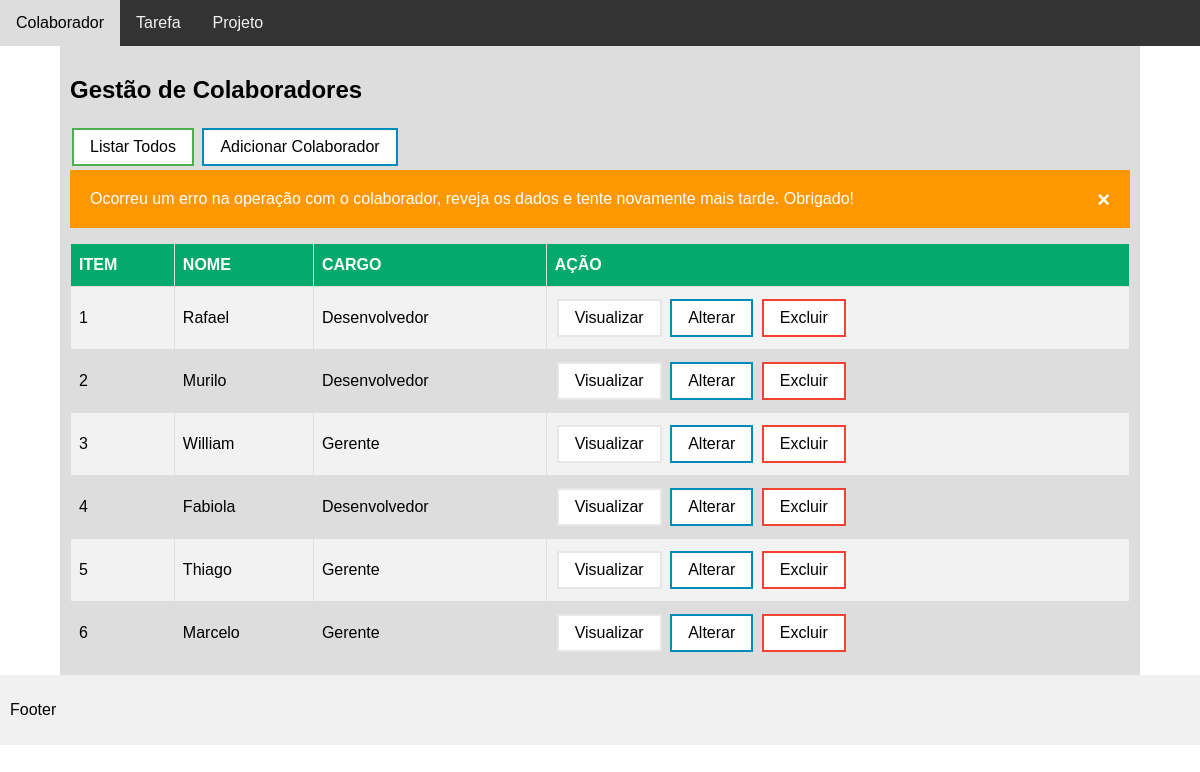
The page /index.php?pagina=colaborador.php&acao=listar&mensagem=erro on the database its author committed.
### tables this page shows
create table Colaboradores(
	id int primary key auto_increment,
    nome varchar(45),
    cargo varchar(45),
    cpf varchar(45)
);

### Model/Myconnect.php (called while the page is built, shortened)
<?php
class Myconnect{
    private $username = "root";
    private $password = "";
    public function __construct()
    {
        try{
            $this->conn = new PDO('mysql:host=localhost;dbname=LabProject', $this->username, $this->password);
            $this->conn->setAttribute(PDO::ATTR_ERRMODE, PDO::ERRMODE_EXCEPTION);
            return $this->conn;
        }catch(PDOException $e) {
            echo 'ERROR: ' . $e->getMessage();
        }
    }
}

### Model/Colaborador.php (called while the page is built, shortened)
<?php
require_once ("Myconnect.php");
class Colaborador extends Myconnect{
    public function listar(){
        $stmt = $this->conn->prepare("SELECT * FROM colaboradores");
        $stmt->execute();
        $result = $stmt->fetchAll(PDO :: FETCH_ASSOC);
        return $result;
    }
}

### colaborador.php (the view, shortened to what this page needs)
<?php
require_once("./Model/Colaborador.php");
$colab1 = new Colaborador();
?>
<div>
<h2>Gestão de Colaboradores</h2>
<a href="index.php?pagina=colaborador.php&acao=listar"><button class="button button1">Listar Todos</button></a>
<a href="index.php?pagina=colaborador.php&acao=inserir"><button class="button button2">Adicionar Colaborador</button></a>
</div>
<?php
if(isset($_GET["mensagem"]) && !empty($_GET["mensagem"])){
    $mensagem = $_GET["mensagem"];
    if($mensagem=="sucesso"){
    ?>
        <div class="alert success">
        <span class="closebtn" onclick="this.parentElement.style.display='none';">&times;</span>
        Operação realizada com sucesso!!!.
        </div>
    <?php
    }else{
        ?>
        <div class="alert warning">
        <span class="closebtn" onclick="this.parentElement.style.display='none';">&times;</span>
        Ocorreu um erro na operação com o colaborador, reveja os dados e tente novamente mais tarde. Obrigado!
        </div>
        <?php
    }
}
if(isset($_GET["acao"]) && !empty($_GET["acao"])){
    $acao = $_GET["acao"];
    if($acao=="listar"){
        $resultado = $colab1->listar();
        if (count($resultado)) {
        ?>
            <table id="customers">
                <tr>
                    <th>ITEM</th>
                    <th>NOME</th>
                    <th>CARGO</th>
                    <th>AÇÃO</th>
                </tr>
            <?php
                $i=1;
                foreach($resultado as $row) {
                    $id = $row["id"];
                ?>
                <tr>
                    <td><?php echo $i++; ?></td>
                    <td><?=$row["nome"]?></td>
                    <td><?=$row["cargo"]?></td>
                    <td>
                    <a href="index.php?pagina=colaborador.php&acao=visualizar&id=<?=$id?>"><button class="button button4">Visualizar</button></a>
                    <a href="index.php?pagina=colaborador.php&acao=alterar&id=<?=$id?>"><button class="button button2">Alterar</button></a>
                    <a href="index.php?pagina=controlerColaborador.php&acao=excluir&id=<?=$id?>"><button class="button button3">Excluir</button></a>
                </td>
                </tr>
                <?php
                }
                ?>
            </table>
                <?php
            } else {
                echo "Nenhum resultado retornado.";
            }
    }
}
?>

### index.php (shortened to what this page needs)
<!DOCTYPE html>
<html lang="en">
<head>
</head>
<body>
<div class="topnav">
  <a href="index.php?pagina=colaborador.php">Colaborador</a>
  <a href="index.php?pagina=tarefa.php">Tarefa</a>
  <a href="index.php?pagina=projeto.php">Projeto</a>
</div>
<div class="content">
  <?php
    if(isset($_GET["pagina"]) &&
      !empty($_GET["pagina"])){
        $pagina = $_GET["pagina"];
        include($pagina);
    }else{
    }
  ?>
</div>
<div class="footer">
  <p>Footer</p>
</div>
</body>
</html>

### index.php (style rules this page uses)
* { box-sizing: border-box; font-family: Arial, Helvetica, sans-serif; }
body { margin: 0; font-family: Arial, Helvetica, sans-serif; }
.topnav { overflow: hidden; background-color: #333; }
.topnav a { float: left; display: block; color: #f2f2f2; text-align: center; padding: 14px 16px; text-decoration: none; }
.button { background-color: #4CAF50; border: none; color: white; padding: 8px 16px; text-align: center; text-decoration: none; display: inline-block; font-size: 16px; margin: 4px 2px; transition-duration: 0.4s; cursor: pointer; }
.button1 { background-color: white; color: black; border: 2px solid #4CAF50; }
.button2 { background-color: white; color: black; border: 2px solid #008CBA; }
.button3 { background-color: white; color: black; border: 2px solid #f44336; }
.button4 { background-color: white; color: black; border: 2px solid #e7e7e7; }
.content { background-color: #ddd; padding: 10px; width: 90%; margin: auto; }
#customers { font-family: Arial, Helvetica, sans-serif; border-collapse: collapse; width: 100%; }
#customers td, #customers th { border: 1px solid #ddd; padding: 8px; }
#customers tr:nth-child(even) { background-color: #f2f2f2; }
#customers th { padding-top: 12px; padding-bottom: 12px; text-align: left; background-color: #04AA6D; color: white; }
.alert { padding: 20px; background-color: #f44336; color: white; margin-bottom: 15px; opacity: 1; transition: opacity 0.6s; }
.alert.warning { background-color: #ff9800; }
.closebtn { margin-left: 15px; color: white; font-weight: bold; float: right; font-size: 22px; line-height: 20px; cursor: pointer; transition: 0.3s; }
.footer { background-color: #f1f1f1; padding: 10px; }

### rows shown on the page
colaboradores: nome "Rafael", cargo "Desenvolvedor"
colaboradores: nome "Murilo", cargo "Desenvolvedor"
colaboradores: nome "William", cargo "Gerente"
colaboradores: nome "Fabiola", cargo "Desenvolvedor"
colaboradores: nome "Thiago", cargo "Gerente"
colaboradores: nome "Marcelo", cargo "Gerente"
